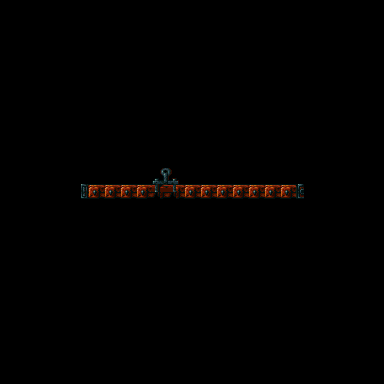

Below is a game level as drawn by its tile map, then a one-line description and the .tmx file that defines it, in full:
An orthogonal 48x48 tile map with 8x8 px tiles, 1 tile layer (Tiles).

<map version="1.10" tiledversion="1.11.2" orientation="orthogonal" renderorder="right-down" width="48" height="48" tilewidth="8" tileheight="8" infinite="0" nextlayerid="2" nextobjectid="1">
 <tileset firstgid="1" source="drawbridge_main.tsx" />
 <layer id="1" name="Tiles" width="48" height="48">
  <data encoding="csv">
0,0,0,0,0,0,0,0,0,0,0,0,0,0,0,0,0,0,0,0,0,0,0,0,0,0,0,0,0,0,0,0,0,0,0,0,0,0,0,0,0,0,0,0,0,0,0,0,
0,0,0,0,0,0,0,0,0,0,0,0,0,0,0,0,0,0,0,0,0,0,0,0,0,0,0,0,0,0,0,0,0,0,0,0,0,0,0,0,0,0,0,0,0,0,0,0,
0,0,0,0,0,0,0,0,0,0,0,0,0,0,0,0,0,0,0,0,0,0,0,0,0,0,0,0,0,0,0,0,0,0,0,0,0,0,0,0,0,0,0,0,0,0,0,0,
0,0,0,0,0,0,0,0,0,0,0,0,0,0,0,0,0,0,0,0,0,0,0,0,0,0,0,0,0,0,0,0,0,0,0,0,0,0,0,0,0,0,0,0,0,0,0,0,
0,0,0,0,0,0,0,0,0,0,0,0,0,0,0,0,0,0,0,0,0,0,0,0,0,0,0,0,0,0,0,0,0,0,0,0,0,0,0,0,0,0,0,0,0,0,0,0,
0,0,0,0,0,0,0,0,0,0,1,1,1,1,1,1,1,1,1,1,1,1,1,1,1,1,1,1,1,1,1,1,1,1,1,1,1,1,1,1,1,1,0,0,0,0,0,0,
0,0,0,0,0,0,0,0,0,0,1,1,1,1,1,1,1,1,1,1,1,1,1,1,1,1,1,1,1,1,1,1,1,1,1,1,1,1,1,1,1,1,0,0,0,0,0,0,
0,0,0,0,0,0,0,0,0,0,1,1,1,1,1,1,1,1,1,1,1,1,1,1,1,1,1,1,1,1,1,1,1,1,1,1,1,1,1,1,1,1,0,0,0,0,0,0,
0,0,0,0,0,0,0,0,0,0,1,1,1,1,1,1,1,1,1,1,1,1,1,1,1,1,1,1,1,1,1,1,1,1,1,1,1,1,1,1,1,1,0,0,0,0,0,0,
0,0,0,0,0,0,0,0,0,0,1,1,1,1,1,1,1,1,1,1,1,1,1,1,1,1,1,1,1,1,1,1,1,1,1,1,1,1,1,1,1,1,0,0,0,0,0,0,
0,0,0,0,0,0,0,0,0,0,1,1,1,1,1,1,1,1,1,1,1,1,1,1,1,1,1,1,1,1,1,1,1,1,1,1,1,1,1,1,1,1,0,0,0,0,0,0,
0,0,0,0,0,0,0,0,0,0,1,1,1,1,1,1,1,1,1,1,1,1,1,1,1,1,1,1,1,1,1,1,1,1,1,1,1,1,1,1,1,1,0,0,0,0,0,0,
0,0,0,0,0,0,0,0,0,0,1,1,1,1,1,1,1,1,1,1,1,1,1,1,1,1,1,1,1,1,1,1,1,1,1,1,1,1,1,1,1,1,0,0,0,0,0,0,
0,0,0,0,0,0,0,0,0,0,1,1,1,1,1,1,1,1,1,1,1,1,1,1,1,1,1,1,1,1,1,1,1,1,1,1,1,1,1,1,1,1,0,0,0,0,0,0,
0,0,0,0,0,0,0,0,0,0,1,1,1,1,1,1,1,1,1,1,1,1,1,1,1,1,1,1,1,1,1,1,1,1,1,1,1,1,1,1,1,1,0,0,0,0,0,0,
0,0,0,0,0,0,0,0,0,0,1,1,1,1,1,1,1,1,1,1,1,1,1,1,1,1,1,1,1,1,1,1,1,1,1,1,1,1,1,1,1,1,0,0,0,0,0,0,
0,0,0,0,0,0,0,0,0,0,1,1,1,1,1,1,1,1,1,1,1,1,1,1,1,1,1,1,1,1,1,1,1,1,1,1,1,1,1,1,1,1,0,0,0,0,0,0,
0,0,0,0,0,0,0,0,0,0,1,1,1,1,1,1,1,1,1,1,1,1,1,1,1,1,1,1,1,1,1,1,1,1,1,1,1,1,1,1,1,1,0,0,0,0,0,0,
0,0,0,0,0,0,0,0,0,0,1,1,1,1,1,1,1,1,1,1,1,1,1,1,1,1,1,1,1,1,1,1,1,1,1,1,1,1,1,1,1,1,0,0,0,0,0,0,
0,0,0,0,0,0,0,0,0,0,1,1,1,1,1,1,1,1,1,1,1,1,1,1,1,1,1,1,1,1,1,1,1,1,1,1,1,1,1,1,1,1,0,0,0,0,0,0,
0,0,0,0,0,0,0,0,0,0,1,1,1,1,1,1,1,1,1,1,1,1,1,1,1,1,1,1,1,1,1,1,1,1,1,1,1,1,1,1,1,1,0,0,0,0,0,0,
0,0,0,0,0,0,0,0,0,0,1,1,1,1,1,1,1,1,1,1,28,29,1,1,1,1,1,1,1,1,1,1,1,1,1,1,1,1,1,1,1,1,0,0,0,0,0,0,
0,0,0,0,0,0,0,0,0,0,1,1,1,1,1,1,1,1,1,30,31,33,34,1,1,1,1,1,1,1,1,1,1,1,1,1,1,1,1,1,1,1,0,0,0,0,0,0,
0,0,0,0,0,0,0,0,0,0,35,36,38,36,38,36,38,36,38,39,40,42,38,36,38,36,38,36,38,36,38,36,38,36,38,36,38,43,1,1,1,1,0,0,0,0,0,0,
0,0,0,0,0,0,0,0,0,0,44,45,46,45,46,45,46,45,46,47,46,47,46,45,46,45,46,45,46,45,46,45,46,45,46,45,46,48,1,1,1,1,0,0,0,0,0,0,
0,0,0,0,0,0,0,0,0,0,0,0,0,0,0,0,0,0,0,0,0,0,0,0,0,0,0,0,0,0,0,0,0,0,0,0,0,0,0,0,0,0,0,0,0,0,0,0,
0,0,0,0,0,0,0,0,0,0,0,0,0,0,0,0,0,0,0,0,0,0,0,0,0,0,0,0,0,0,0,0,0,0,0,0,0,0,0,0,0,0,0,0,0,0,0,0,
0,0,0,0,0,0,0,0,0,0,0,0,0,0,0,0,0,0,0,0,0,0,0,0,0,0,0,0,0,0,0,0,0,0,0,0,0,0,0,0,0,0,0,0,0,0,0,0,
0,0,0,0,0,0,0,0,0,0,0,0,0,0,0,0,0,0,0,0,0,0,0,0,0,0,0,0,0,0,0,0,0,0,0,0,0,0,0,0,0,0,0,0,0,0,0,0,
0,0,0,0,0,0,0,0,0,0,0,0,0,0,0,0,0,0,0,0,0,0,0,0,0,0,0,0,0,0,0,0,0,0,0,0,0,0,0,0,0,0,0,0,0,0,0,0,
0,0,0,0,0,0,0,0,0,0,0,0,0,0,0,0,0,0,0,0,0,0,0,0,0,0,0,0,0,0,0,0,0,0,0,0,0,0,0,0,0,0,0,0,0,0,0,0,
0,0,0,0,0,0,0,0,0,0,0,0,0,0,0,0,0,0,0,0,0,0,0,0,0,0,0,0,0,0,0,0,0,0,0,0,0,0,0,0,0,0,0,0,0,0,0,0,
0,0,0,0,0,0,0,0,0,0,0,0,0,0,0,0,0,0,0,0,0,0,0,0,0,0,0,0,0,0,0,0,0,0,0,0,0,0,0,0,0,0,0,0,0,0,0,0,
0,0,0,0,0,0,0,0,0,0,0,0,0,0,0,0,0,0,0,0,0,0,0,0,0,0,0,0,0,0,0,0,0,0,0,0,0,0,0,0,0,0,0,0,0,0,0,0,
0,0,0,0,0,0,0,0,0,0,0,0,0,0,0,0,0,0,0,0,0,0,0,0,0,0,0,0,0,0,0,0,0,0,0,0,0,0,0,0,0,0,0,0,0,0,0,0,
0,0,0,0,0,0,0,0,0,0,0,0,0,0,0,0,0,0,0,0,0,0,0,0,0,0,0,0,0,0,0,0,0,0,0,0,0,0,0,0,0,0,0,0,0,0,0,0,
0,0,0,0,0,0,0,0,0,0,0,0,0,0,0,0,0,0,0,0,0,0,0,0,0,0,0,0,0,0,0,0,0,0,0,0,0,0,0,0,0,0,0,0,0,0,0,0,
0,0,0,0,0,0,0,0,0,0,0,0,0,0,0,0,0,0,0,0,0,0,0,0,0,0,0,0,0,0,0,0,0,0,0,0,0,0,0,0,0,0,0,0,0,0,0,0,
0,0,0,0,0,0,0,0,0,0,0,0,0,0,0,0,0,0,0,0,0,0,0,0,0,0,0,0,0,0,0,0,0,0,0,0,0,0,0,0,0,0,0,0,0,0,0,0,
0,0,0,0,0,0,0,0,0,0,0,0,0,0,0,0,0,0,0,0,0,0,0,0,0,0,0,0,0,0,0,0,0,0,0,0,0,0,0,0,0,0,0,0,0,0,0,0,
0,0,0,0,0,0,0,0,0,0,0,0,0,0,0,0,0,0,0,0,0,0,0,0,0,0,0,0,0,0,0,0,0,0,0,0,0,0,0,0,0,0,0,0,0,0,0,0,
0,0,0,0,0,0,0,0,0,0,0,0,0,0,0,0,0,0,0,0,0,0,0,0,0,0,0,0,0,0,0,0,0,0,0,0,0,0,0,0,0,0,0,0,0,0,0,0,
0,0,0,0,0,0,0,0,0,0,0,0,0,0,0,0,0,0,0,0,0,0,0,0,0,0,0,0,0,0,0,0,0,0,0,0,0,0,0,0,0,0,0,0,0,0,0,0,
0,0,0,0,0,0,0,0,0,0,0,0,0,0,0,0,0,0,0,0,0,0,0,0,0,0,0,0,0,0,0,0,0,0,0,0,0,0,0,0,0,0,0,0,0,0,0,0,
0,0,0,0,0,0,0,0,0,0,0,0,0,0,0,0,0,0,0,0,0,0,0,0,0,0,0,0,0,0,0,0,0,0,0,0,0,0,0,0,0,0,0,0,0,0,0,0,
0,0,0,0,0,0,0,0,0,0,0,0,0,0,0,0,0,0,0,0,0,0,0,0,0,0,0,0,0,0,0,0,0,0,0,0,0,0,0,0,0,0,0,0,0,0,0,0,
0,0,0,0,0,0,0,0,0,0,0,0,0,0,0,0,0,0,0,0,0,0,0,0,0,0,0,0,0,0,0,0,0,0,0,0,0,0,0,0,0,0,0,0,0,0,0,0,
0,0,0,0,0,0,0,0,0,0,0,0,0,0,0,0,0,0,0,0,0,0,0,0,0,0,0,0,0,0,0,0,0,0,0,0,0,0,0,0,0,0,0,0,0,0,0,0
</data>
 </layer>
</map>
